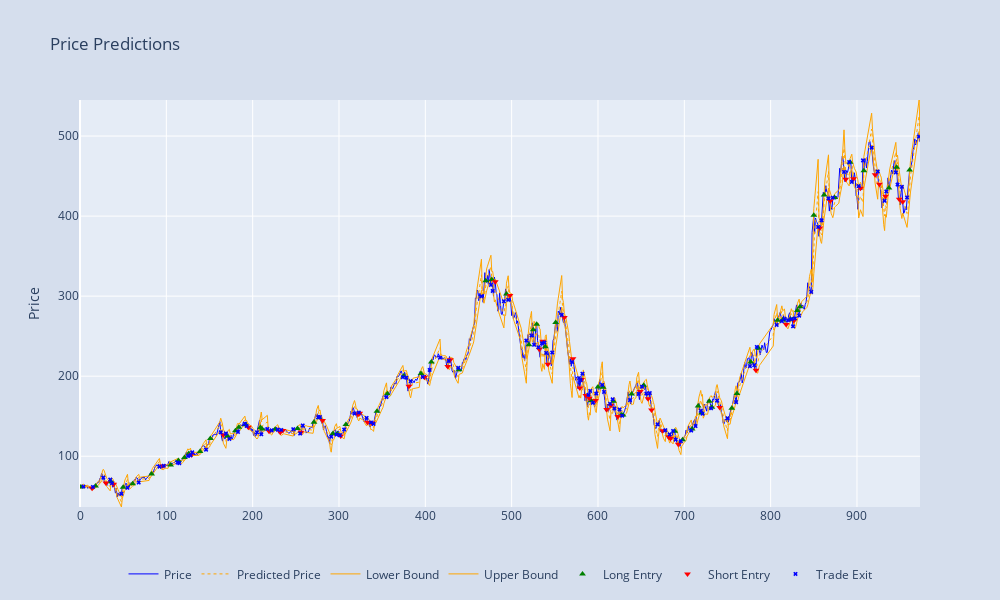
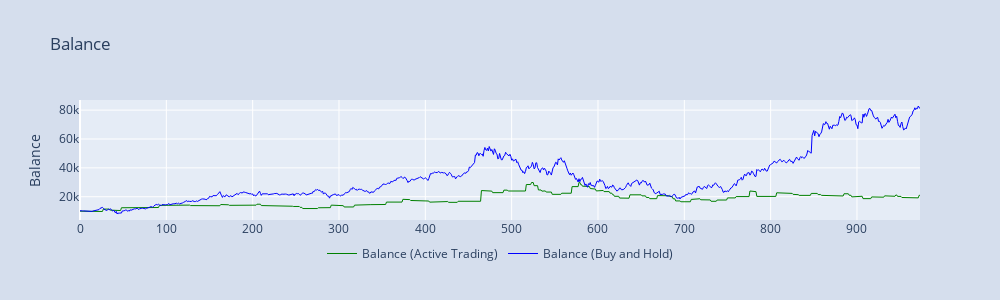

The notebook cell saved with these charts, in order:
### Code cell
balances, preds, ubs, lbs, slopes, long_entry, short_entry, trade_exit = trade_test(raw_data_np,
                best_parameters[0],
                START_BALANCE,
                POSITION_PERCENT,
                best_parameters[1],
                -best_parameters[1],
                best_parameters[2])

df = create_df_for_plotting(raw_data_np,
                            preds,
                            lbs,
                            ubs,
                            long_entry,
                            short_entry,
                            trade_exit,
                            balances,
                            START_BALANCE,
                            best_parameters[0])

_ = create_plotly_plots(df)

### Figure 1 — Plotly figure (JSON) as saved in the notebook; plotly's stock layout.template omitted (floating-point values rounded to 4 significant figures; data arrays with more than 128 entries replaced by an {"elided": "..."} marker saying what was removed)
{"data": [{"line": {"color": "blue", "width": 1}, "mode": "lines", "name": "Price", "type": "scatter", "x": {"elided": "974 int values"}, "y": {"elided": "974 float values"}}, {"line": {"color": "orange", "dash": "dot", "width": 1}, "mode": "lines", "name": "Predicted Price", "type": "scatter", "x": {"elided": "974 int values"}, "y": {"elided": "974 float values"}}, {"line": {"color": "orange", "width": 1}, "mode": "lines", "name": "Lower Bound", "type": "scatter", "x": {"elided": "974 int values"}, "y": {"elided": "974 float values"}}, {"line": {"color": "orange", "width": 1}, "mode": "lines", "name": "Upper Bound", "type": "scatter", "x": {"elided": "974 int values"}, "y": {"elided": "974 float values"}}, {"line": {"color": "green", "width": 1}, "marker": {"symbol": "triangle-up"}, "mode": "markers", "name": "Long Entry", "type": "scatter", "x": {"elided": "974 int values"}, "y": {"elided": "974 float values"}}, {"line": {"color": "red", "width": 1}, "marker": {"symbol": "triangle-down"}, "mode": "markers", "name": "Short Entry", "type": "scatter", "x": {"elided": "974 int values"}, "y": {"elided": "974 float values"}}, {"line": {"color": "blue", "width": 0.5}, "marker": {"size": 4, "symbol": "x"}, "mode": "markers", "name": "Trade Exit", "type": "scatter", "x": {"elided": "974 int values"}, "y": {"elided": "974 float values"}}], "layout": {"height": 600, "legend": {"bgcolor": "rgba(0,0,0,0)", "orientation": "h", "title": {"text": ""}, "x": 0.5, "xanchor": "center", "y": -0.2, "yanchor": "bottom"}, "paper_bgcolor": "#D5DEED", "title": {"text": "Price Predictions"}, "width": 1000, "xaxis": {"range": [0, 973]}, "yaxis": {"range": [36.55, 545.1], "title": {"text": "Price"}}}}

### Figure 2 — Plotly figure (JSON) as saved in the notebook; plotly's stock layout.template omitted (floating-point values rounded to 4 significant figures; data arrays with more than 128 entries replaced by an {"elided": "..."} marker saying what was removed)
{"data": [{"line": {"color": "green", "width": 1}, "mode": "lines", "name": "Balance (Active Trading)", "type": "scatter", "x": {"elided": "974 int values"}, "y": {"elided": "974 float values"}}, {"line": {"color": "blue", "width": 1}, "mode": "lines", "name": "Balance (Buy and Hold)", "type": "scatter", "x": {"elided": "974 int values"}, "y": {"elided": "974 float values"}}], "layout": {"height": 300, "legend": {"bgcolor": "rgba(0,0,0,0)", "orientation": "h", "title": {"text": ""}, "x": 0.5, "xanchor": "center", "y": -0.4, "yanchor": "bottom"}, "paper_bgcolor": "#D5DEED", "title": {"text": "Balance"}, "width": 1000, "yaxis": {"title": {"text": "Balance"}}}}
